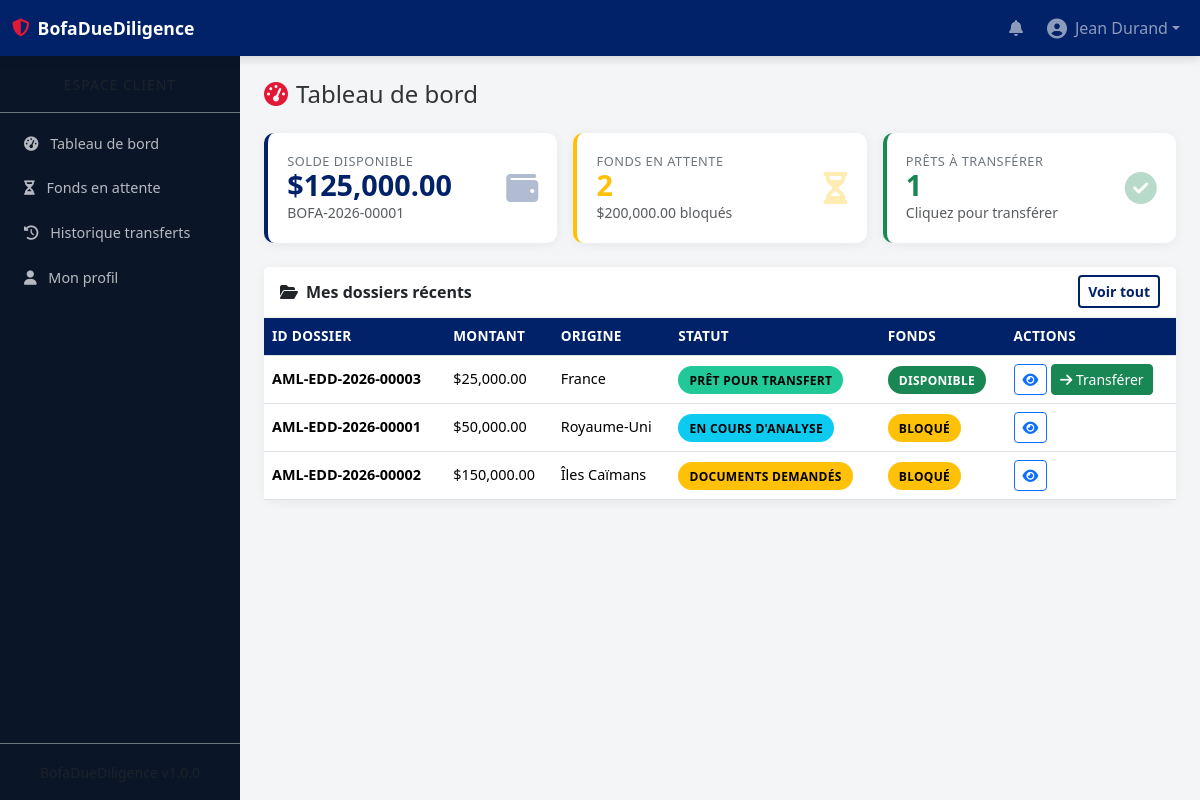
The page /client/dashboard (signed in) on the database its author committed.
### tables this page shows
CREATE TABLE `accounts` (
    `id` INT UNSIGNED AUTO_INCREMENT PRIMARY KEY,
    `user_id` INT UNSIGNED NOT NULL,
    `numero_compte_principal` VARCHAR(20) NOT NULL UNIQUE,
    `solde` DECIMAL(15,2) NOT NULL DEFAULT 0.00,
    `devise` VARCHAR(3) NOT NULL DEFAULT 'USD',
    FOREIGN KEY (`user_id`) REFERENCES `users`(`id`) ON DELETE CASCADE
);

CREATE TABLE `cases` (
    `id` INT UNSIGNED AUTO_INCREMENT PRIMARY KEY,
    `case_id_unique` VARCHAR(20) NOT NULL UNIQUE,
    `sub_account_id` INT UNSIGNED NOT NULL,
    `montant` DECIMAL(15,2) NOT NULL,
    `devise` VARCHAR(3) NOT NULL DEFAULT 'USD',
    `emetteur_nom` VARCHAR(200) NOT NULL,
    `emetteur_banque` VARCHAR(200) DEFAULT NULL,
    `beneficiaire_nom` VARCHAR(200) NOT NULL,
    `beneficiaire_banque` VARCHAR(200) DEFAULT NULL,
    `pays_origine` VARCHAR(100) NOT NULL,
    `pays_destination` VARCHAR(100) NOT NULL,
    `type_actif` VARCHAR(100) NOT NULL DEFAULT 'Virement',
    `score_risque` DECIMAL(5,2) DEFAULT 0.00,
    `statut` ENUM('en_analyse','documents_demandes','en_attente_validation','valide','pret_pour_transfert','rejete','gele') NOT NULL DEFAULT 'en_analyse',
    `statut_fonds` ENUM('bloque','gele','disponible','transfere') NOT NULL DEFAULT 'bloque',
    `agent_assigne_id` INT UNSIGNED DEFAULT NULL,
    `superviseur_requis` TINYINT(1) NOT NULL DEFAULT 0,
    `date_limite` DATE DEFAULT NULL,
    `date_creation` DATETIME NOT NULL DEFAULT CURRENT_TIMESTAMP,
    `date_maj` DATETIME NOT NULL DEFAULT CURRENT_TIMESTAMP ON UPDATE CURRENT_TIMESTAMP,
    FOREIGN KEY (`sub_account_id`) REFERENCES `sub_accounts`(`id`) ON DELETE CASCADE,
    FOREIGN KEY (`agent_assigne_id`) REFERENCES `users`(`id`) ON DELETE SET NULL
);

### src/Controllers/ClientController.php (called while the page is built, shortened)
<?php
class ClientController {
    public function dashboard(): void {
        $userId = Auth::id();
        $account = Account::getByUser($userId);
        $cases = CaseModel::getByClient($userId);
        $pendingCount = 0;
        $pendingAmount = 0;
        $readyCount = 0;
        foreach ($cases as $c) {
            if ($c['statut'] !== 'pret_pour_transfert' && $c['statut_fonds'] !== 'transfere') {
                $pendingCount++;
                $pendingAmount += $c['montant'];
            }
            if ($c['statut'] === 'pret_pour_transfert') {
                $readyCount++;
            }
        }
        include __DIR__ . '/../../templates/layouts/header.php';
        include __DIR__ . '/../../templates/client/dashboard.php';
        include __DIR__ . '/../../templates/layouts/footer.php';
    }
}

### src/autoload.php (called while the page is built, shortened)
<?php
spl_autoload_register(function ($class) {
    $dirs = [
        __DIR__ . '/Controllers/',
        __DIR__ . '/Models/',
        __DIR__ . '/Helpers/',
    ];
    foreach ($dirs as $dir) {
        $file = $dir . $class . '.php';
        if (file_exists($file)) {
            return;
        }
    }
});

### src/Helpers/Session.php (called while the page is built, shortened)
<?php
class Session {
    public static function get(string $key, mixed $default = null): mixed {
        return $_SESSION[$key] ?? $default;
    }
}

### src/Helpers/Auth.php (called while the page is built, shortened)
<?php
class Auth {
    public static function id(): ?int {
        return Session::get('user_id');
    }
}

### src/config.php (called while the page is built, shortened)
<?php
function getDB(): PDO {
    static $pdo = null;
    if ($pdo === null) {
        $dsn = 'mysql:host=' . DB_HOST . ';dbname=' . DB_NAME . ';charset=' . DB_CHARSET;
        $options = [
            PDO::ATTR_ERRMODE            => PDO::ERRMODE_EXCEPTION,
            PDO::ATTR_DEFAULT_FETCH_MODE => PDO::FETCH_ASSOC,
            PDO::ATTR_EMULATE_PREPARES   => false,
        ];
        $pdo = new PDO($dsn, DB_USER, DB_PASS, $options);
    }
    return $pdo;
}

### src/Models/Account.php (called while the page is built, shortened)
<?php
class Account {
    public static function getByUser(int $userId): ?array {
        $stmt = getDB()->prepare('SELECT * FROM accounts WHERE user_id = ?');
        $stmt->execute([$userId]);
        return $stmt->fetch() ?: null;
    }
}

### src/Models/CaseModel.php (called while the page is built, shortened)
<?php
class CaseModel {
    private static array $statusLabels = [
        'en_analyse' => 'En cours d\'analyse',
        'documents_demandes' => 'Documents demandés',
        'en_attente_validation' => 'En attente de validation',
        'valide' => 'Validé',
        'pret_pour_transfert' => 'Prêt pour transfert',
        'rejete' => 'Rejeté',
        'gele' => 'Gelé',
    ];
    private static array $fondsLabels = [
        'bloque' => 'Bloqué',
        'gele' => 'Gelé',
        'disponible' => 'Disponible',
        'transfere' => 'Transféré',
    ];
    public static function getStatusLabel(string $status): string {
        return self::$statusLabels[$status] ?? $status;
    }
    public static function getFondsLabel(string $status): string {
        return self::$fondsLabels[$status] ?? $status;
    }
    public static function getByClient(int $userId): array {
        $stmt = getDB()->prepare(
            'SELECT c.*, sa.numero_sous_compte, sa.ledger,
                    CONCAT(u.prenom, " ", u.nom) as agent_name
             FROM cases c
             JOIN sub_accounts sa ON c.sub_account_id = sa.id
             JOIN accounts a ON sa.account_id = a.id
             LEFT JOIN users u ON c.agent_assigne_id = u.id
             WHERE a.user_id = ?
             ORDER BY c.date_creation DESC'
        );
        $stmt->execute([$userId]);
        return $stmt->fetchAll();
    }
}

### templates/client/dashboard.php (the view, shortened to what this page needs)
<h4 class="mb-4"><i class="fas fa-tachometer-alt me-2 text-bofa-red"></i>Tableau de bord</h4>
<div class="row g-3 mb-4">
    <div class="col-md-4">
        <div class="card stat-card" style="border-left-color: var(--bofa-navy)">
            <div class="d-flex justify-content-between align-items-center">
                <div>
                    <div class="stat-label">Solde disponible</div>
                    <div class="stat-value text-bofa-navy">$<?= number_format($account['solde'] ?? 0, 2) ?></div>
                    <small class="text-muted"><?= $account['numero_compte_principal'] ?? 'N/A' ?></small>
                </div>
                <div class="stat-icon text-bofa-navy"><i class="fas fa-wallet"></i></div>
            </div>
        </div>
    </div>
    <div class="col-md-4">
        <div class="card stat-card" style="border-left-color: #ffc107">
            <div class="d-flex justify-content-between align-items-center">
                <div>
                    <div class="stat-label">Fonds en attente</div>
                    <div class="stat-value text-warning"><?= $pendingCount ?></div>
                    <small class="text-muted">$<?= number_format($pendingAmount, 2) ?> bloqués</small>
                </div>
                <div class="stat-icon text-warning"><i class="fas fa-hourglass-half"></i></div>
            </div>
        </div>
    </div>
    <div class="col-md-4">
        <div class="card stat-card" style="border-left-color: #198754">
            <div class="d-flex justify-content-between align-items-center">
                <div>
                    <div class="stat-label">Prêts à transférer</div>
                    <div class="stat-value text-success"><?= $readyCount ?></div>
                    <small class="text-muted">Cliquez pour transférer</small>
                </div>
                <div class="stat-icon text-success"><i class="fas fa-check-circle"></i></div>
            </div>
        </div>
    </div>
</div>
<div class="card">
    <div class="card-header d-flex justify-content-between align-items-center">
        <span><i class="fas fa-folder-open me-2"></i>Mes dossiers récents</span>
        <a href="<?= BASE_URL ?>client/pending" class="btn btn-sm btn-bofa-outline">Voir tout</a>
    </div>
    <div class="card-body p-0">
        <?php if (empty($cases)): ?>
            <div class="text-center text-muted p-4">Aucun dossier en cours.</div>
        <?php else: ?>
            <div class="table-responsive">
                <table class="table table-hover mb-0">
                    <thead>
                        <tr>
                            <th>ID Dossier</th>
                            <th>Montant</th>
                            <th>Origine</th>
                            <th>Statut</th>
                            <th>Fonds</th>
                            <th>Actions</th>
                        </tr>
                    </thead>
                    <tbody>
                        <?php foreach (array_slice($cases, 0, 5) as $c): ?>
                        <tr>
                            <td><strong><?= htmlspecialchars($c['case_id_unique']) ?></strong></td>
                            <td>$<?= number_format($c['montant'], 2) ?></td>
                            <td><?= htmlspecialchars($c['pays_origine']) ?></td>
                            <td><span class="badge-status status-<?= $c['statut'] ?>"><?= CaseModel::getStatusLabel($c['statut']) ?></span></td>
                            <td><span class="badge-status fonds-<?= $c['statut_fonds'] ?>"><?= CaseModel::getFondsLabel($c['statut_fonds']) ?></span></td>
                            <td>
                                <a href="<?= BASE_URL ?>client/case?id=<?= $c['id'] ?>" class="btn btn-sm btn-outline-primary">
                                    <i class="fas fa-eye"></i>
                                </a>
                                <?php if ($c['statut'] === 'pret_pour_transfert' && $c['statut_fonds'] === 'disponible'): ?>
                                    <form method="POST" action="<?= BASE_URL ?>client/transfer" class="d-inline">
                                        <button type="submit" class="btn btn-sm btn-success" data-confirm="Confirmer le transfert de $<?= number_format($c['montant'], 2) ?> ?">
                                            <i class="fas fa-arrow-right"></i> Transférer
                                        </button>
                                    </form>
                                <?php endif; ?>
                            </td>
                        </tr>
                        <?php endforeach; ?>
                    </tbody>
                </table>
            </div>
        <?php endif; ?>
    </div>
</div>

### public/assets/css/style.css (style rules this page uses)
:root { --bofa-navy: #012169; --bofa-navy-light: #1a3a7a; --bofa-red: #E31837; --bofa-red-dark: #c41530; --bofa-dark: #0a1628; --bofa-grey: #f4f5f7; --bofa-border: #dee2e6; --sidebar-width: 240px; }
body { font-family: 'Segoe UI', Tahoma, Geneva, Verdana, sans-serif; background-color: var(--bofa-grey); padding-top: 56px; color: #333; }
.text-bofa-red { color: var(--bofa-red) !important; }
.text-bofa-navy { color: var(--bofa-navy) !important; }
.card { border: none; border-radius: 10px; box-shadow: 0 2px 12px rgba(0,0,0,0.06); transition: transform 0.2s; }
.card-header { background: white; border-bottom: 2px solid var(--bofa-grey); font-weight: 600; }
.stat-card { border-left: 4px solid; padding: 1.2rem; }
.stat-card .stat-value { font-size: 1.8rem; font-weight: 700; line-height: 1; }
.stat-card .stat-label { font-size: 0.8rem; color: #6c757d; text-transform: uppercase; letter-spacing: 0.5px; }
.stat-card .stat-icon { font-size: 2rem; opacity: 0.3; }
.table th { background-color: var(--bofa-navy); color: white; font-weight: 600; font-size: 0.85rem; text-transform: uppercase; letter-spacing: 0.3px; white-space: nowrap; }
.table td { vertical-align: middle; font-size: 0.9rem; }
.badge-status { padding: 0.35rem 0.7rem; border-radius: 20px; font-weight: 600; font-size: 0.75rem; text-transform: uppercase; letter-spacing: 0.3px; }
.status-en_analyse { background: #0dcaf0; color: #000; }
.status-documents_demandes { background: #ffc107; color: #000; }
.status-pret_pour_transfert { background: #20c997; color: #000; }
.fonds-bloque { background: #ffc107; color: #000; }
.fonds-disponible { background: #198754; color: #fff; }
.btn-bofa-outline { border: 2px solid var(--bofa-navy); color: var(--bofa-navy); font-weight: 600; }

### rows shown on the page
accounts: solde "125,000.00", numero_compte_principal "BOFA-2026-00001"
cases: case_id_unique "AML-EDD-2026-00003", montant "25,000.00", pays_origine "France", statut "PRÊT POUR TRANSFERT", statut_fonds "DISPONIBLE"
cases: case_id_unique "AML-EDD-2026-00001", montant "50,000.00", pays_origine "Royaume-Uni", statut "EN COURS D'ANALYSE", statut_fonds "BLOQUÉ"
cases: case_id_unique "AML-EDD-2026-00002", montant "150,000.00", pays_origine "Îles Caïmans", statut "DOCUMENTS DEMANDÉS", statut_fonds "BLOQUÉ"

### other values the page prints
APP_NAME "BofaDueDiligence"
Auth::name() "Jean Durand"
$pendingCount "2"
$pendingAmount "200,000.00"
$readyCount "1"
